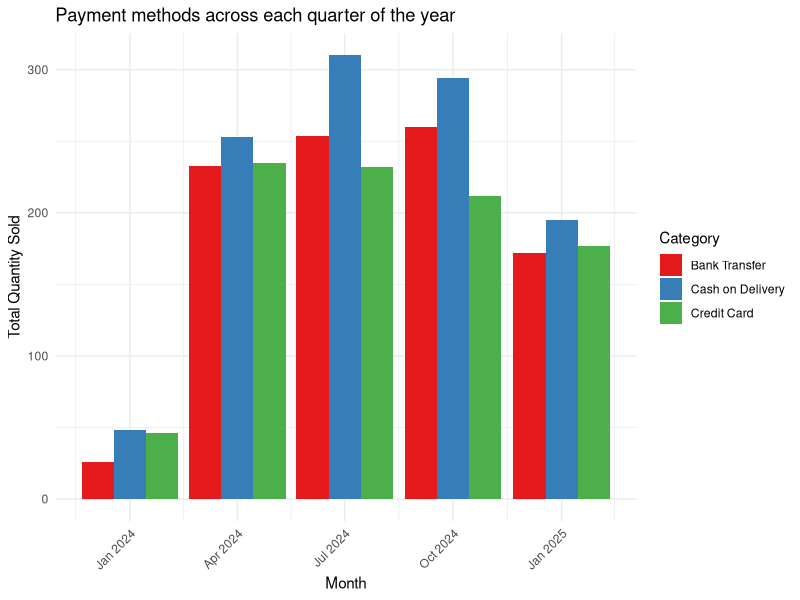
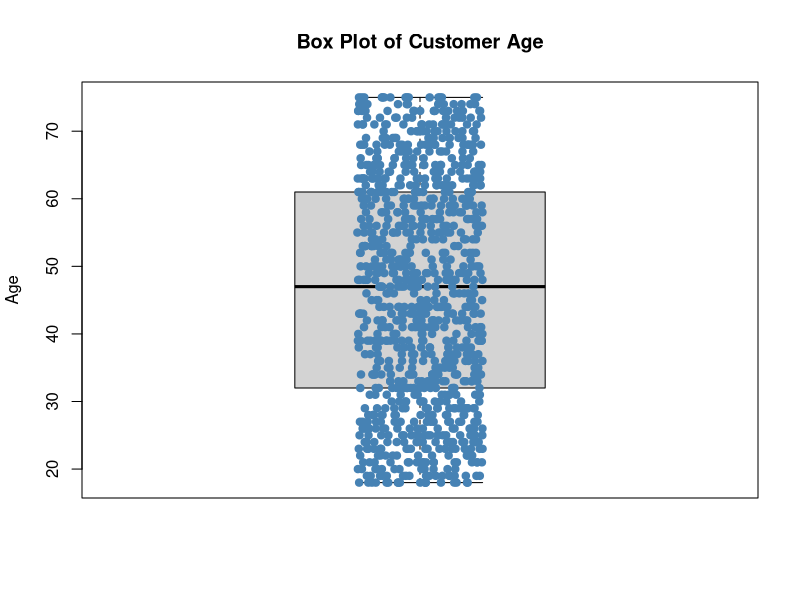
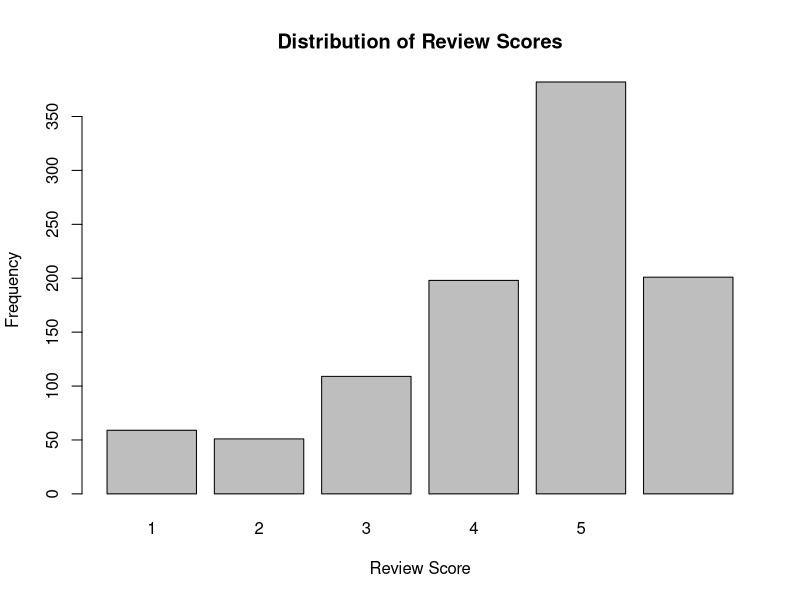
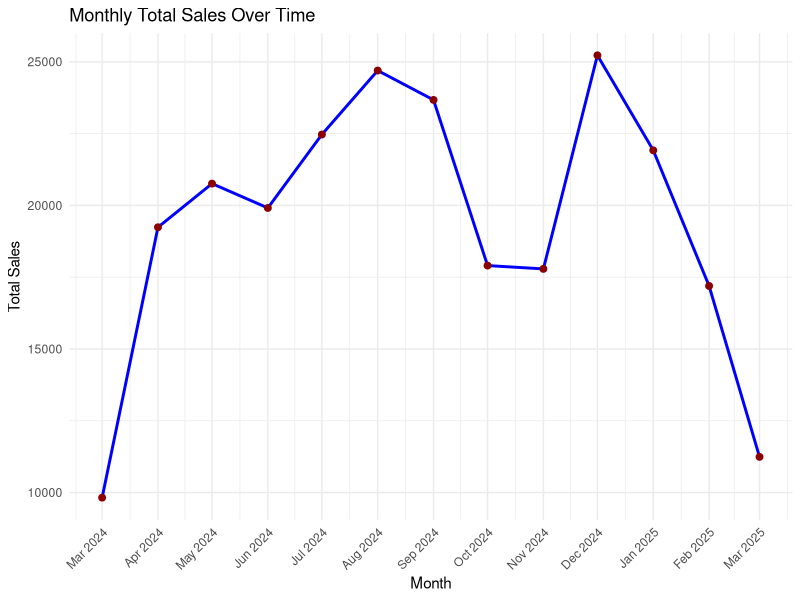
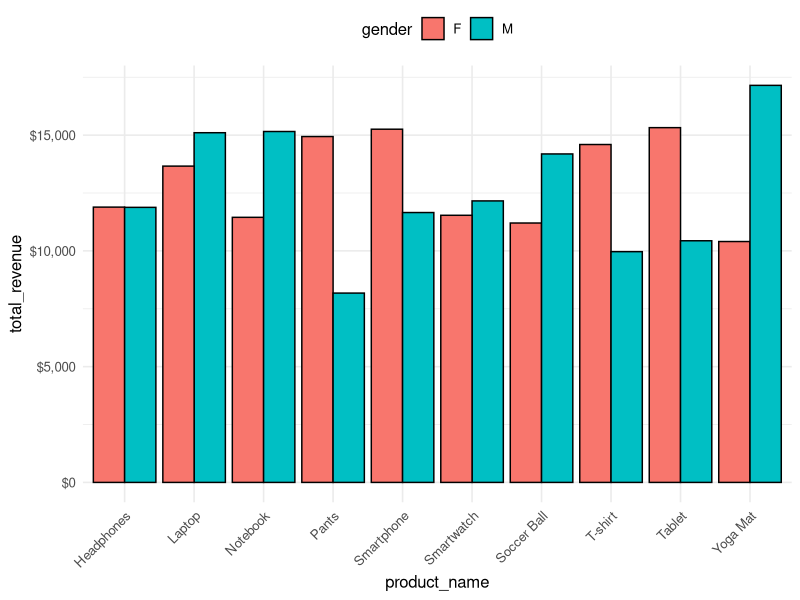
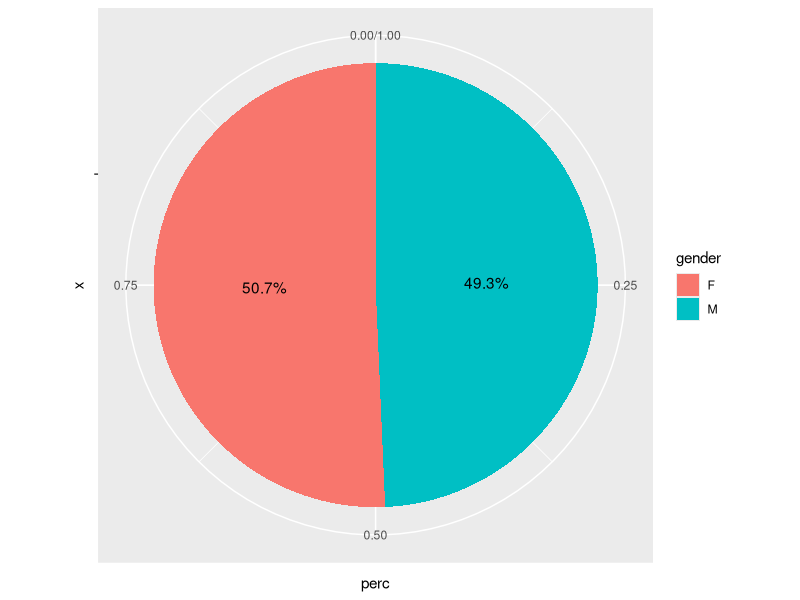
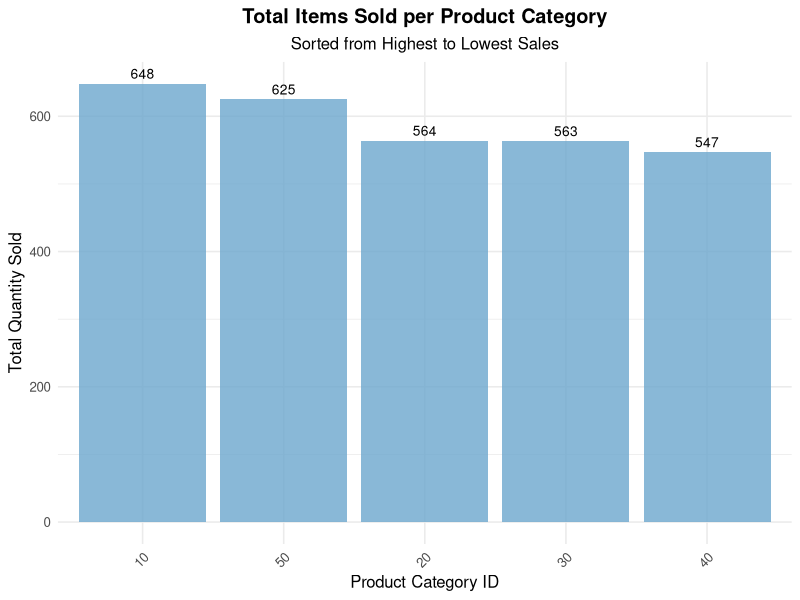
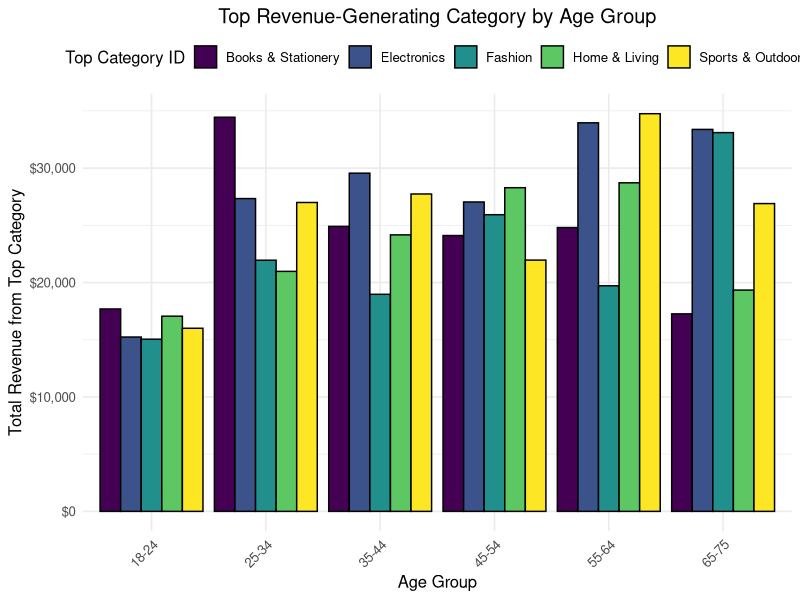

Here is the R script that generated these plots, in order:
## ---- chunk 1
knitr::opts_chunk$set(echo = TRUE)
## ---- chunk 2
library(readr)
library(dplyr)
library(ggplot2)
library(tidyr)
library(lubridate)
library(RColorBrewer)
library(scales)
library(corrplot)
library(zoo)
library(Metrics)
library(rpart)
library(forecast)
library(knitr)
library(kableExtra)
## ---- chunk 3
getwd()
dataset <- read.csv("retail.csv", header = TRUE, sep = ",")
dataset

## ---- chunk 4
head(dataset, n = 10)

## ---- chunk 5
str(dataset)

## ---- chunk 6
summary(dataset)
## ---- chunk 7
# Convert 'order_date' from character to Date format using month/day/year
dataset$order_date <- as.Date(dataset$order_date, format = "%m/%d/%Y")

# Add a 'Month' column extracted from 'order_date' in two-digit format (e.g., "03")
dataset <- dataset %>%
  mutate(Month = format(as.Date(order_date, format = "%m/%d/%Y"), "%m"), .after = order_date) %>%

  # Add a 'Year' column extracted from 'order_date' (e.g., "2024")
  mutate(Year = format(as.Date(order_date, format = "%m/%d/%Y"), "%Y"), .after = Month) %>%

  # Create a combined 'Year_Month' column in "YYYY-MM" format
  mutate(Year_Month = format(as.Date(order_date, format = "%m/%d/%Y"), "%Y-%m")) %>%

  # Convert 'order_date' to quarterly format and add as 'Year_Quarter' column
  mutate(Year_Quarter = as.Date(as.yearqtr(order_date, format = "%Y-%m-%d")))

# Display the updated dataset with new time-based columns
print(dataset)


## ---- chunk 8
# Replace all empty string values ("") in the dataset with NA (missing value)
# This helps standardize missing data for proper analysis
dataset[dataset == ""] <- NA 

# Identify which columns contain any NA (missing) values
empty_columns <- dataset %>%
  summarise(across(everything(), ~ any(is.na(.)))) %>%  # Check for NA in all columns
  select(where(~ .)) %>%                                # Select only columns that contain at least one NA
  colnames()                                            # Extract the names of those columns

## ---- chunk 9
# Convert empty strings ("") and the string "NA" to actual NA values in all character columns
df_data_cleaned  <- dataset %>%
  mutate(across(where(is.character), ~ na_if(.x, ""))) %>%      # Convert "" to NA
  mutate(across(where(is.character), ~ na_if(.x, "NA")))        # Convert "NA" (as string) to actual NA

# Identify columns that are entirely NA (i.e., all values are missing)
na_columns <- colnames(df_data_cleaned)[colSums(is.na(df_data_cleaned)) == nrow(df_data_cleaned)]

# Remove those all-NA columns from the dataset
df_data_cleaned <- df_data_cleaned %>% select(-all_of(na_columns))

# Remove any rows that contain at least one NA value
df_data_cleaned <- na.omit(df_data_cleaned)

# Display the cleaned dataset
print(df_data_cleaned)

## ---- chunk 10
# Group by Month and Category to sum the quantity
monthly_category_orders <- dataset %>%
  group_by(Year_Quarter, payment_method) %>%
  summarise(total_quantity = sum(quantity), .groups = 'drop')

# Check unique categories
unique(monthly_category_orders$payment_method)

# Plot with bold color palette
ggplot(monthly_category_orders, aes(x = Year_Quarter, y = total_quantity, fill = payment_method)) +
  geom_col(position = "dodge") +
  scale_fill_brewer(palette = "Set1") +
  labs(title = "Payment methods across each quarter of the year",
       x = "Month", y = "Total Quantity Sold",
       fill = "Category") +
  theme_minimal() +
  theme(axis.text.x = element_text(angle = 45, hjust = 1))
## ---- chunk 11
data_for_modeling <- dataset

boxplot(data_for_modeling$age, main="Box Plot of Customer Age", ylab="Age")
# Add points to see the distribution better (optional)
stripchart(data_for_modeling$age, method = "jitter", pch = 19, add = TRUE, col = "steelblue", vertical=TRUE)
summary(data_for_modeling$age)
Q1_age <- quantile(data_for_modeling$age, 0.25, na.rm = TRUE)
Q3_age <- quantile(data_for_modeling$age, 0.75, na.rm = TRUE)
IQR_age <- Q3_age - Q1_age

lower_bound_age <- Q1_age - 1.5 * IQR_age
upper_bound_age <- Q3_age + 1.5 * IQR_age

print(paste("Lower Age Bound (1.5*IQR):", lower_bound_age))
print(paste("Upper Age Bound (1.5*IQR):", upper_bound_age))

# Find which values fall outside these bounds
age_outliers <- data_for_modeling$age[data_for_modeling$age < lower_bound_age | data_for_modeling$age > upper_bound_age]
print("Potential Age Outliers based on IQR rule:")
print(age_outliers)
## ---- chunk 12
# Count the frequency of each review score, including NA values
score_table <- table(data_for_modeling$review_score, useNA = "ifany")  # Show NAs too

# Print frequency table
print("Frequency of each Review Score:")
print(score_table)

# (Redundant print, can be kept for clarity or removed)
print("Frequency of each Review Score:")
print(score_table)

# Calculate the proportion (percentage) of each review score
score_proportions <- prop.table(table(data_for_modeling$review_score))  # Relative frequencies
print("Proportion of each Review Score:")
print(round(score_proportions * 100, 2))  # Convert to percentage and round to 2 decimal places

# Create a bar plot showing the frequency distribution of review scores
barplot(score_table,
        main = "Distribution of Review Scores",
        xlab = "Review Score",
        ylab = "Frequency")

# Calculate the interquartile range (IQR) for review scores
# Note: This is more useful for continuous numeric variables — use with caution for ordinal or discrete scores
Q1_score <- quantile(data_for_modeling$review_score, 0.25, na.rm = TRUE)
Q3_score <- quantile(data_for_modeling$review_score, 0.75, na.rm = TRUE)
IQR_score <- Q3_score - Q1_score

# Calculate bounds for detecting potential outliers using 1.5*IQR rule
lower_bound_score <- Q1_score - 1.5 * IQR_score
upper_bound_score <- Q3_score + 1.5 * IQR_score

# Print the IQR-based lower and upper bounds
print(paste("Lower Score Bound (1.5*IQR):", lower_bound_score))
print(paste("Upper Score Bound (1.5*IQR):", upper_bound_score))

# Identify potential outliers in review scores using the IQR rule
score_outliers <- data_for_modeling$review_score[
  data_for_modeling$review_score < lower_bound_score |
  data_for_modeling$review_score > upper_bound_score
]

# Print the potential outliers and their count (note: interpretation depends on score type)
print("Potential Score 'Outliers' based on IQR rule (Use with Caution):")
print(score_outliers)
print(paste("Number of potential 'outliers' by IQR:", length(score_outliers)))

## ---- chunk 13

# Encode the 'product_name' column as numeric by converting it to a factor first
# Each unique product name is assigned a unique integer value
dataset$product_name_encoded <- as.numeric(factor(dataset$product_name))

# Encode the 'gender' column as numeric in the same way

dataset$gender_encoded <- as.numeric(factor(dataset$gender))

## ---- chunk 14
# Ensure Year and Month are numeric
dataset$Year <- as.numeric(as.character(dataset$Year))
dataset$Month <- as.numeric(as.character(dataset$Month))

# Remove rows with missing Month or Year
dataset <- dataset %>% filter(!is.na(Year), !is.na(Month))

# Construct YearMonth safely (e.g., "2023-04-01")
dataset$YearMonth <- as.Date(sprintf("%04d-%02d-01", dataset$Year, dataset$Month), format = "%Y-%m-%d")

# Aggregate sales by month
monthly_sales <- dataset %>%
  group_by(YearMonth) %>%
  summarise(TotalSales = sum(price, na.rm = TRUE)) %>%
  arrange(YearMonth)

# Plot time series
ggplot(monthly_sales, aes(x = YearMonth, y = TotalSales)) +
  geom_line(color = "blue", size = 1) +
  geom_point(color = "darkred", size = 2) +
  labs(title = "Monthly Total Sales Over Time",
       x = "Month",
       y = "Total Sales") +
  theme_minimal() +
  scale_x_date(date_labels = "%b %Y", date_breaks = "1 month") +
  theme(axis.text.x = element_text(angle = 45, hjust = 1))
## ---- chunk 15
# Identify top 10 products by total revenue
top10_product_tmp <- df_data_cleaned %>%
  mutate(
    revenue = quantity * price  # Calculate revenue for each transaction
  ) %>%
  group_by(product_name) %>%  # Group by product
  summarise(total_revenue = sum(revenue), .groups = 'drop') %>%  # Sum revenue per product
  arrange(desc(total_revenue)) %>%  # Sort in descending order of revenue
  slice(1:10) %>%  # Select the top 10 highest revenue-generating products
  select(product_name)  # Keep only the product name column for filtering

# Calculate total revenue per product-gender combination
top10_product <- df_data_cleaned %>%
  mutate(
    revenue = quantity * price  # Recalculate revenue
  ) %>%
  group_by(product_name, gender) %>%  # Group by both product and gender
  summarise(total_revenue = sum(revenue), .groups = 'drop')  # Sum revenue

# Filter the grouped data to only include the top 10 products
top10_product <- merge(top10_product, top10_product_tmp, by = "product_name")

# Create a bar chart to show revenue by product and gender
bar_chart_top10_product <- ggplot(top10_product,
                                 aes(x = product_name,          # Product names on x-axis
                                     y = total_revenue,         # Total revenue on y-axis
                                     fill = gender)) +          # Fill bars by gender
  geom_col(position = "dodge", color = "black") +               # Use side-by-side bars with black border
  scale_y_continuous(labels = scales::dollar_format()) +       # Format y-axis labels as currency
  theme_minimal(base_size = 12) +                               # Apply a clean, minimalist theme
  theme(
    axis.text.x = element_text(angle = 45, hjust = 1),          # Rotate x-axis labels for better readability
    plot.title = element_text(hjust = 0.5),                     # Center the title (if added)
    legend.position = "top"                                     # Position the legend above the plot
  )

# Display the plot
print(bar_chart_top10_product)

## ---- chunk 16
# Create a new data frame 'revenue_gender' by processing 'df_data_cleaned'
revenue_gender <- df_data_cleaned %>%

  # Calculate revenue for each row as quantity multiplied by price
  mutate(
    revenue = quantity * price
  ) %>%

  # Group data by gender
  group_by(gender) %>%

  # Summarize total revenue per gender
  summarise(total_revenue = sum(revenue)) %>%

  # Calculate the percentage share of revenue for each gender
  mutate(perc = total_revenue / sum(total_revenue)) %>%

  # Sort the data by percentage (ascending order)
  arrange(perc) %>%

  # Create percentage labels for plotting (e.g., "50%")
  mutate(labels = percent(perc))
# Generate a pie chart using ggplot2
ggplot(revenue_gender, aes(x = "", y = perc, fill = gender)) +
  
  # Create the bars for the pie chart (initially as stacked columns)
  geom_col() +
  
  # Add text labels (percentage) to each section of the pie
  geom_text(aes(label = labels),
            position = position_stack(vjust = 0.5)) +
  
  # Convert the stacked bar chart into a pie chart
  coord_polar(theta = "y")

## ---- chunk 17
# Calculate total quantity sold per category
category_sales_summary <- dataset %>%
  group_by(category_id) %>%
  summarise(
    total_quantity_sold = sum(quantity, na.rm = TRUE) # Sum quantities, ignore NAs if any
  ) %>%
  arrange(desc(total_quantity_sold)) # Arrange from highest to lowest sales

# Display the summary table
print("Total Items Sold per Category (Sorted):")
print(category_sales_summary)
## ---- chunk 18
# Create the bar chart using ggplot2
sales_plot <- ggplot(category_sales_summary,
                     # Use reorder to sort bars by total_quantity_sold
                     aes(x = reorder(category_id, -total_quantity_sold),
                         y = total_quantity_sold)) +
  geom_bar(stat = "identity", fill = "skyblue3", alpha = 0.8) + # Create the bars
  geom_text(aes(label = comma(total_quantity_sold)), # Add labels on top of bars
            vjust = -0.5, size = 3.5, color = "black") +
  scale_y_continuous(labels = comma) + # Format y-axis labels with commas
  labs(
    title = "Total Items Sold per Product Category",
    subtitle = "Sorted from Highest to Lowest Sales",
    x = "Product Category ID",
    y = "Total Quantity Sold"
  ) +
  theme_minimal(base_size = 12) +
  theme(
    axis.text.x = element_text(angle = 45, hjust = 1), # Rotate x-axis labels if they overlap
    plot.title = element_text(hjust = 0.5, face = "bold"), # Center title
    plot.subtitle = element_text(hjust = 0.5)
   )

# Print the plot
print(sales_plot)
## ---- chunk 19
# Define age group breakpoints and corresponding labels
age_breaks <- c(17, 24, 34, 44, 54, 64, 75)  # Breakpoints: groups like 18–24, 25–34, ..., 65–75
age_labels <- c("18-24", "25-34", "35-44", "45-54", "55-64", "65-75")  # Corresponding labels

# Create age group variable and compute revenue for each row
revenue_category_age <- dataset %>%
  mutate(
    age_group = cut(age, breaks = age_breaks, labels = age_labels, right = TRUE, include.lowest = TRUE),  # Categorize age
    revenue = quantity * price  # Calculate revenue per transaction
  )

# Group by category and age group, then summarize total revenue
revenue_category_age <- revenue_category_age %>%
  group_by(category_name, age_group) %>%
  summarise(total_revenue = sum(revenue), .groups = 'drop')  # Summarize revenue per group

# Convert category_name to factor for proper grouping and coloring in the plot
revenue_category_age$category_name_factor <- as.factor(revenue_category_age$category_name)

# Create a grouped bar chart showing revenue by category and age group
bar_chart_top_category <- ggplot(revenue_category_age,
                                 aes(x = age_group,                 # X-axis: Age groups
                                     y = total_revenue,             # Y-axis: Revenue
                                     fill = category_name_factor)) +  # Fill bars by category
  geom_col(position = "dodge", color = "black") +                    # Side-by-side bars with black borders
  scale_y_continuous(labels = scales::dollar_format()) +            # Format Y-axis as currency
  scale_fill_viridis_d(option = "D") +                               # Use colorblind-friendly viridis palette
  labs(
    title = "Top Revenue-Generating Category by Age Group",          # Plot title
    x = "Age Group",
    y = "Total Revenue from Top Category",
    fill = "Top Category ID"                                         # Legend title
  ) +
  theme_minimal(base_size = 12) +                                    # Clean minimal theme with readable font size
  theme(
    axis.text.x = element_text(angle = 45, hjust = 1),               # Rotate x-axis text for readability
    plot.title = element_text(hjust = 0.5),                          # Center the plot title
    legend.position = "top"                                          # Place legend above the plot
  )

# Display the plot
print(bar_chart_top_category)

## ---- chunk 20
# Start from the cleaned dataset and encode necessary variables for correlation analysis
df_data_cleaned <- df_data_cleaned %>%
  mutate(
    quantity_encoded = as.numeric(factor(quantity)),          # Encode quantity as a numeric factor
    gender_encoded = as.numeric(factor(gender)),              # Encode gender as numeric (e.g., Male = 1, Female = 2)
    age_encoded = as.numeric(factor(age)),                    # Encode age as numeric (for consistency in correlation)
    review_encoded = as.numeric(factor(review_score)),        # Encode review_score as numeric
    category_encoded = as.numeric(factor(category_id)),       # Encode category_id as numeric
    product_encoded = as.numeric(factor(product_name)),       # Encode product_name as numeric
    revenue = quantity * price                                # Calculate revenue
  )

# Select relevant encoded variables and revenue for correlation analysis
df_cor <- df_data_cleaned %>%
  select(revenue, product_encoded, quantity_encoded, gender_encoded, age_encoded, category_encoded)

# Generate a correlation plot (heatmap with numbers) to show relationships between variables
corrplot(cor(df_cor),                       # Compute and plot correlation matrix
         method = "number",                 # Show correlation coefficients as numbers
         order = "hclust",                  # Cluster similar variables together for easier interpretation
         col = brewer.pal(n = 8, name = "RdYlBu"))  # Use a diverging color palette for visual effect


## ---- chunk 21

# Prepare date and revenue columns
dataset <- dataset %>%
  mutate(
    order_date = as.Date(order_date, format = "%m/%d/%Y"),      # Convert order_date from character to Date
    YearMonth = format(order_date, "%Y-%m"),                    # Extract Year-Month as a string (e.g., "2024-03")
    revenue = price * quantity                                  # Calculate revenue per transaction
  )

# Aggregate monthly revenue by YearMonth
monthly_revenue <- dataset %>%
  group_by(YearMonth) %>%
  summarise(total_revenue = sum(revenue), .groups = "drop")     # Sum revenue for each month

# Convert YearMonth string to proper Date object (first of the month)
monthly_revenue$YearMonth <- as.Date(paste0(monthly_revenue$YearMonth, "-01"))

# Create a time series object with monthly frequency
ts_revenue <- ts(monthly_revenue$total_revenue, frequency = 12)

# Fit a seasonal naive forecast model for the next 12 months
fit_snaive <- snaive(ts_revenue, h = 12)
print(summary(fit_snaive))  # Display forecast summary

# Plot the forecast
plot(fit_snaive,
     main = "1-Year Revenue Forecast Using Seasonal Naive Model",  # Chart title
     xlab = "Time (Months)",                                       # X-axis label
     ylab = "Monthly Revenue",                                     # Y-axis label
     col = "blue")                                                 # Line color


## ---- chunk 22
# Add revenue-related columns to the cleaned dataset
df_data_cleaned <- df_data_cleaned %>%
  mutate(
    revenue = price * quantity,              # Calculate revenue for each transaction
    log_revenue = log(revenue + 1)           # Compute log-transformed revenue (add 1 to avoid log(0))
  )

# Select relevant columns for modeling
data_model <- df_data_cleaned %>%
  select(
    revenue,                                 # Target variable
    age, gender,                             # Demographic features
    quantity, price,                         # Transactional features
    product_encoded,                         # Encoded product name
    review_score, category_name,             # Additional product/customer features
    log_revenue                              # Transformed target variable for alternate modeling
  )

# Split the data into training (80%) and testing (20%) sets
set.seed(123)                                # Set seed for reproducibility
train_index <- sample(nrow(data_model), 0.8 * nrow(data_model))  # Randomly select 80% of the rows

train_data <- data_model[train_index, ]      # Training dataset
test_data  <- data_model[-train_index, ]     # Testing dataset


## ---- chunk 23

# Fit a baseline linear regression model
# Predict revenue using quantity, price, review score, gender, and age as predictors
model1 <- lm(revenue ~ quantity + price + review_score + gender + age, data = train_data)

# Display a summary of the model
# This includes coefficients, R-squared, p-values, and other model diagnostics
summary(model1)

## ---- chunk 24
# Fit an interaction linear regression model
# This model includes an interaction term between quantity and category_name,allowing the effect of quantity on revenue to vary by category
model2 <- lm(revenue ~ quantity * category_name + age + gender, data = train_data)

# Display the model summary
# Provides details such as coefficients, significance levels, and overall fit (R²)
summary(model2)

## ---- chunk 25

# Fit a decision tree regression model using the 'rpart' package
# The model predicts revenue based on quantity, price, category, age, and gender
# 'method = "anova"' specifies that this is a regression tree (for continuous target)
tree_model <- rpart(revenue ~ quantity + price + category_name + age + gender,
                    data = train_data,
                    method = "anova")

# Print a summary of the tree model
# This shows the splits, node statistics, and variable importance
summary(tree_model)

## ---- chunk 26
# Fit a linear regression model using log-transformed revenue as the target
# This helps handle skewness in revenue and stabilize variance across predictions
log_model <- lm(log_revenue ~ quantity + price + category_name + gender + age, data = train_data)

# Display the model summary
# Includes coefficients, R², and diagnostic statistics for evaluating model fit
summary(log_model)

## ---- chunk 27
# Define a function to evaluate a model's performance on the test dataset
evaluate_model <- function(model, test_data, target = "revenue") {
  preds <- predict(model, newdata = test_data)                 # Generate predictions using the test data
  actual <- test_data[[target]]                                # Extract actual target values (default: revenue)
  
  # Calculate performance metrics
  rmse <- sqrt(mean((actual - preds)^2))                       # Root Mean Squared Error
  mae  <- mean(abs(actual - preds))                            # Mean Absolute Error
  r2   <- 1 - sum((actual - preds)^2) / sum((actual - mean(actual))^2)  # R-squared (goodness of fit)
  
  # Return the metrics as a data frame
  data.frame(RMSE = rmse, MAE = mae, R2 = r2)
}

# Evaluate all four models and compile the results into one data frame
results <- dplyr::bind_rows(
  cbind(Model = "Baseline model",     evaluate_model(model1, test_data)),     # Linear model
  cbind(Model = "Interaction model",  evaluate_model(model2, test_data)),     # Model with interaction term
  cbind(Model = "Decision model",     evaluate_model(tree_model, test_data)), # Decision tree model
  cbind(Model = "Log model",          evaluate_model(log_model, test_data))   # Log-transformed model
)

# Print the comparison of model performance metrics
print(results)


## ---- chunk 28
# Predict revenue on the test dataset using the trained decision tree model
tree_predictions <- predict(tree_model, newdata = test_data)

# Calculate residuals (differences between actual and predicted values)
residuals <- test_data$revenue - tree_predictions

# Create a new data frame containing actual values, predicted values, and residuals
results <- data.frame(
  Actual = test_data$revenue,         # Actual revenue values
  Predicted = tree_predictions,       # Predicted revenue from the model
  Residuals = residuals               # Difference: Actual - Predicted
)

# Plot the residuals to evaluate model performance
# This helps identify bias, variance, or patterns that suggest model limitations
ggplot(results, aes(x = Predicted, y = Residuals)) +
  geom_point(alpha = 0.6) +                                      # Plot residuals as semi-transparent points
  geom_hline(yintercept = 0, color = "red", linetype = "dashed") +  # Add horizontal line at 0 to guide residual symmetry
  labs(
    title = "Residual Plot: Decision Tree",                      # Plot title
    x = "Predicted Revenue",                                     # X-axis label
    y = "Residuals (Actual - Predicted)"                         # Y-axis label
  ) +
  theme_minimal()                                                # Use a clean and modern theme


## ---- chunk 29
# Create a data frame for the comparison
comparison_data <- data.frame(
  `Key findings` = c(
    "Category 10 (Electronics) recorded the highest item sales, while Category 40 (Books & Stationery) had the lowest.",
    "Younger customers tend to prefer books, whereas older customers are more likely to buy electronics and home-related items.",
    "Quantity is the most influential factor affecting revenue, while age, gender, and category had minimal impact.",
    "Revenue was forecasted to peak at approximately $8,000 during the 5th and 9th months of the upcoming year.",
    "Most customers are aged between 32 and 61, with no significant outliers.",
    "Gender distribution is nearly evenly split.",
    "Cash on Delivery is the most frequently used payment method."
  ),
  `Methods` = c(
    "Bar chart",
    "Bar chart",
    "Correlation analysis",
    "Seasonal naive model",
    "Box-plot",
    "Pie chart",
    "Bar chart"
  ),
  stringsAsFactors = FALSE
)

# Print the comparison table
kable(comparison_data, "html", caption = "Summary of Key Findings and Methods Used") %>%
  kable_styling(full_width = FALSE, position = "center")
